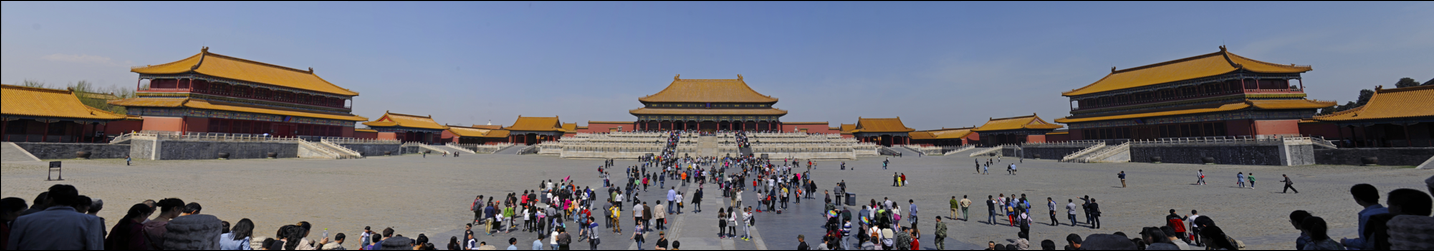

Generate this figure with Python:
import argparse
from pathlib import Path
import tkinter as tk
from tkinter import filedialog, messagebox, ttk

import cv2
import numpy as np
from PIL import Image, ImageOps, ImageTk

BASE = Path(__file__).resolve().parent


def load(path):
    with Image.open(path) as photo:
        photo = ImageOps.exif_transpose(photo).convert("RGB")
        photo.thumbnail((960, 640), Image.Resampling.LANCZOS)
        return np.asarray(photo)


def demo():
    return load(BASE / "1.png"), load(BASE / "2.png")


def stitch(left, right, homography, right_mask):
    def corners(image):
        h, w = image.shape[:2]
        return np.float32([[0,0],[w,0],[w,h],[0,h]]).reshape(-1,1,2)

    right_corners = cv2.perspectiveTransform(corners(right), homography)
    all_corners = np.concatenate([corners(left), right_corners]).reshape(-1,2)
    if not np.isfinite(all_corners).all() or np.abs(all_corners).max() > 5000:
        raise ValueError("投影范围过大 / Слишком большая проекция")
    x, y = np.floor(all_corners.min(axis=0)).astype(int)
    w, h = np.ceil(all_corners.max(axis=0)).astype(int) - (x,y)
    if w*h > 8_000_000:
        raise ValueError("拼接尺寸过大 / Слишком большая панорама")
    translation = np.float64([[1,0,-x],[0,1,-y],[0,0,1]])
    canvas = np.zeros((h,w,3), np.uint8)
    lh, lw = left.shape[:2]
    canvas[-y:-y+lh,-x:-x+lw] = left
    valid_left = np.zeros((h,w), np.uint8)
    valid_left[-y:-y+lh,-x:-x+lw] = 1
    warp = translation @ homography
    warped = cv2.warpPerspective(right, warp, (w,h))
    valid_right = cv2.warpPerspective(right_mask,
                                      warp, (w,h), flags=cv2.INTER_NEAREST)
    def weights(mask):
        return cv2.distanceTransform(np.pad(mask,1), cv2.DIST_L2, 3)[1:-1,1:-1]
    a, b = weights(valid_left), weights(valid_right)
    out = (canvas*a[...,None]+warped*b[...,None])/np.maximum(a+b,1e-6)[...,None]
    return np.uint8(np.clip(np.rint(out),0,255))


class Pair:
    def __init__(self, left, right, right_mask=None):
        self.left, self.right = left, right
        self.right_mask = np.ones(right.shape[:2], np.uint8) if right_mask is None else right_mask
        sift = cv2.SIFT_create(nfeatures=1800)
        self.ka, a = sift.detectAndCompute(cv2.cvtColor(left,cv2.COLOR_RGB2GRAY),None)
        self.kb, b = sift.detectAndCompute(cv2.cvtColor(right,cv2.COLOR_RGB2GRAY),None)
        self.neighbors = cv2.BFMatcher(cv2.NORM_L2).knnMatch(a,b,k=2) if (
            a is not None and b is not None and len(b)>=2) else []

    def run(self, ratio, tolerance):
        matches = [items[0] for items in self.neighbors if
                   len(items)==2 and items[0].distance < ratio*items[1].distance]
        flags = np.zeros(len(matches), dtype=bool)
        panorama, error = None, None
        if len(matches) >= 4:
            target = np.float32([self.ka[m.queryIdx].pt for m in matches])
            source = np.float32([self.kb[m.trainIdx].pt for m in matches])
            matrix, mask = cv2.findHomography(source,target,cv2.RANSAC,tolerance)
            if matrix is not None and mask is not None:
                flags = mask.ravel().astype(bool)
                if flags.sum() >= 4:
                    projected = cv2.perspectiveTransform(source[flags,None,:], matrix)[:,0]
                    error = np.sqrt(np.mean(np.sum((projected-target[flags])**2,axis=1)))
                    try:
                        panorama = stitch(self.left,self.right,matrix,self.right_mask)
                    except ValueError:
                        pass
        view = cv2.drawMatches(self.left,self.ka,self.right,self.kb,[],None)
        # Limit the number of drawn lines, while computing scores over all matches.
        for accepted, color in [(False,(255,130,115)),(True,(94,235,190))]:
            ids = np.flatnonzero(flags==accepted)
            selected = sorted(ids,key=lambda i: matches[i].distance)[:50]
            for i in selected:
                m = matches[i]
                x,y = np.rint(self.ka[m.queryIdx].pt).astype(int)
                u,v = np.rint(self.kb[m.trainIdx].pt).astype(int)
                cv2.line(view,(x,y),(u+self.left.shape[1],v),color,2,cv2.LINE_AA)
        return view, panorama, len(matches), int(flags.sum()), error


def gui():
    root = tk.Tk()
    root.title("局部特征与图像拼接 / Локальные признаки и панорама")
    root.configure(bg="#101924")
    style = ttk.Style(root)
    style.theme_use("clam")
    style.configure("TFrame", background="#101924")
    style.configure("TLabel", background="#101924", foreground="#eaf3fa",
                    font=("Microsoft YaHei UI",10))
    style.configure("Title.TLabel", font=("Microsoft YaHei UI",20,"bold"))
    body = ttk.Frame(root,padding=16)
    body.pack(fill="both",expand=True)
    ttk.Label(body,text="图像匹配与拼接",style="Title.TLabel").pack(anchor="w")
    ttk.Label(body,text="Сопоставление изображений и панорама · SIFT / RANSAC").pack(anchor="w")
    tools = ttk.Frame(body)
    tools.pack(fill="x",pady=10)
    status = ttk.Label(body)
    status.pack(anchor="w",pady=(0,8))
    tabs = ttk.Notebook(body)
    tabs.pack(fill="both",expand=True)
    views = []
    for title in ("原始照片 / Исходные фото","关键点 / Ключевые точки","匹配 / Соответствия","拼接 / Панорама"):
        tab = ttk.Frame(tabs,padding=8)
        tabs.add(tab,text=title)
        panel = ttk.Label(tab,anchor="center")
        panel.pack(fill="both",expand=True)
        views.append(panel)
    ratio = tk.DoubleVar(value=.75)
    tolerance = tk.DoubleVar(value=3)
    pair = Pair(*demo())
    panorama = pending = None

    def paint(panel, array):
        if array is None:
            panel.image = None
            panel.configure(image="",text="未获得可靠拼接 / Не удалось построить панораму")
            return
        image = Image.fromarray(array)
        image.thumbnail((min(1020,root.winfo_screenwidth()-100),420))
        panel.image = ImageTk.PhotoImage(image)
        panel.configure(image=panel.image,text="")

    def side_by_side(left, right):
        board = np.zeros((max(len(left),len(right)),left.shape[1]+right.shape[1]+8,3),np.uint8)
        board[:len(left),:left.shape[1]] = left
        board[:len(right),left.shape[1]+8:] = right
        return board

    def set_pair(new_pair):
        nonlocal pair
        pair = new_pair
        paint(views[0], side_by_side(pair.left, pair.right))
        left = cv2.drawKeypoints(pair.left,pair.ka,None,(94,235,190),
                                  cv2.DRAW_MATCHES_FLAGS_DRAW_RICH_KEYPOINTS)
        right = cv2.drawKeypoints(pair.right,pair.kb,None,(94,235,190),
                                   cv2.DRAW_MATCHES_FLAGS_DRAW_RICH_KEYPOINTS)
        paint(views[1], side_by_side(left, right))
        refresh()

    def refresh():
        nonlocal pending, panorama
        pending = None
        match_view, panorama, matches, inliers, error = pair.run(ratio.get(),tolerance.get())
        paint(views[2],match_view)
        paint(views[3],panorama)
        rmse = f"{error:.2f} px" if error is not None else "—"
        rate = inliers/matches if matches else 0
        status.configure(text=f"关键点 / Точки {len(pair.ka)} + {len(pair.kb)}    "
                         f"匹配 / Пары {matches}    内点 / Инлайеры {inliers} ({rate:.1%})    RMSE {rmse}")

    def schedule(_):
        nonlocal pending
        if pending is not None:
            root.after_cancel(pending)
        pending = root.after(110,refresh)

    def open_pair():
        left = filedialog.askopenfilename(title="选择图像 A / Выберите изображение A")
        if not left:
            return
        right = filedialog.askopenfilename(title="选择图像 B / Выберите изображение B")
        if right:
            try:
                set_pair(Pair(load(left),load(right)))
            except (OSError,cv2.error) as exc:
                messagebox.showerror("读取失败 / Ошибка",str(exc))

    def save():
        if panorama is None:
            messagebox.showinfo("拼接 / Панорама","当前没有拼接结果 / Нет панорамы")
            return
        path = filedialog.asksaveasfilename(defaultextension=".png",filetypes=[("PNG","*.png")])
        if path:
            Image.fromarray(panorama).save(path)

    for title, action in [("打开两张照片 / Открыть",open_pair),
                          ("默认照片 / Пример",lambda: set_pair(Pair(*demo()))),
                          ("保存拼接 / Сохранить",save)]:
        ttk.Button(tools,text=title,command=action).pack(side="left",padx=(0,6))
    for title,var,lo,hi,step in [("Ratio test",ratio,.40,.95,.01),
                                 ("RANSAC (px)",tolerance,.5,10,.5)]:
        tk.Scale(tools,label=title,variable=var,from_=lo,to=hi,resolution=step,
                 orient="horizontal",length=145,command=schedule,bg="#101924",
                 fg="#eaf3fa",troughcolor="#42637a",highlightthickness=0).pack(side="left",padx=8)
    ttk.Label(body,text="绿色：内点 / Зелёный: инлайеры     红色：外点 / Красный: выбросы").pack(anchor="w",pady=(8,0))
    set_pair(pair)
    tabs.select(0)
    root.mainloop()


if __name__ == "__main__":
    parser = argparse.ArgumentParser()
    parser.add_argument("--export",type=Path,help="export the default panorama as PNG")
    args = parser.parse_args()
    if args.export:
        pair = Pair(*demo())
        _, panorama, matches, inliers, error = pair.run(.75,3)
        if panorama is None:
            raise SystemExit("Stitching failed")
        Image.fromarray(panorama).save(args.export)
        print(f"SIFT {len(pair.ka)} + {len(pair.kb)} | matches {matches} | inliers {inliers} | RMSE {error:.3f} px")
    else:
        gui()
